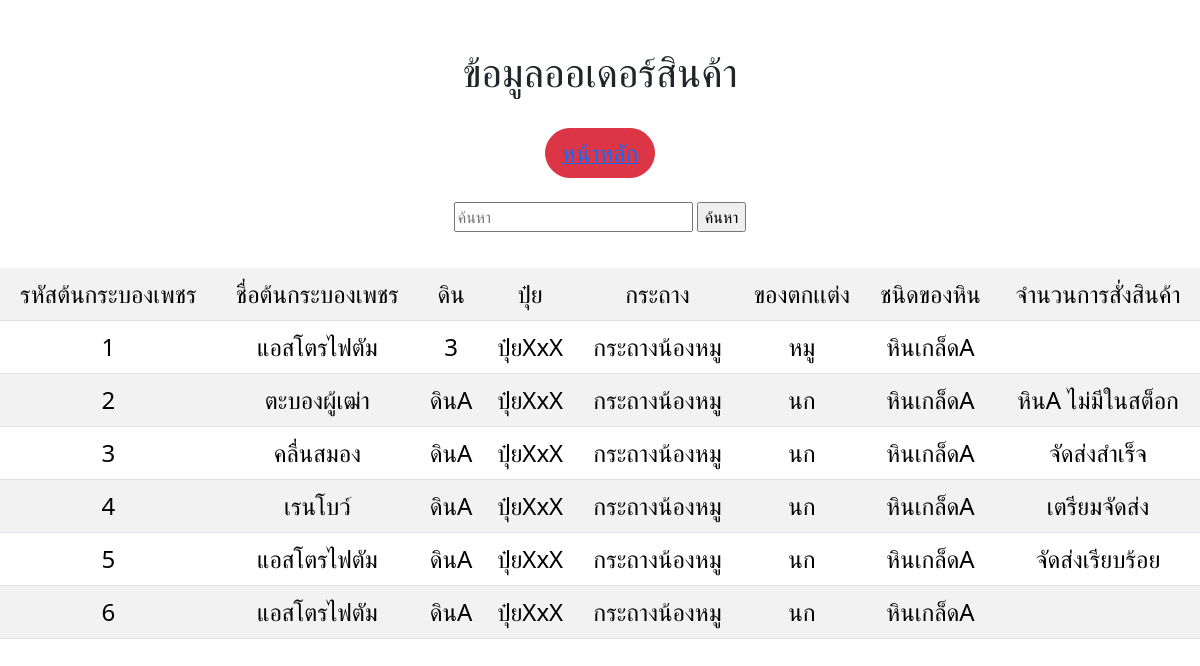
/customer.php, run on the app's committed database.
### tables this page shows
CREATE TABLE `cactus` (
  `cactus_species_id` int(11) NOT NULL,
  `cactus_species_name` varchar(50) NOT NULL,
  `ground_name` varchar(50) NOT NULL,
  `compost_name` varchar(100) NOT NULL,
  `plantpot_name` varchar(100) NOT NULL,
  `calydoll_name` varchar(100) NOT NULL,
  `stone_name` varchar(100) NOT NULL,
  `cactus_order` varchar(50) NOT NULL
);

### customer.php (the view, shortened to what this page needs)
<!DOCTYPE html>
<html>
<head>
    <link href="https://cdn.jsdelivr.net/npm/bootstrap@5.3.2/dist/css/bootstrap.min.css" rel="stylesheet">
    <link href="./css/styles.css" rel="stylesheet"/>
    <link href="./css/forn/styles.css" rel="stylesheet"/>
</head>
<body>
    <br><br>
    <center><h1>ข้อมูลออเดอร์สินค้า</h1></center>
    <br>
    <center>
    <button class="btn btn-danger rounded-pill px-3" type="button"><a href="index.php"><font size="5">หน้าหลัก</font></a></button>
    </center>
    <br>
    <center>
        <form id="form1" name="form1" method="POST" action="">
            <input type="text" name="search" placeholder="ค้นหา" autocomplete="off">
            <input type="submit" name="submit" value="ค้นหา">
        </form>
    </center>
    <font size="5">
<table class="table table-striped">
<?php
   include "./connect.php";
    $search = $_POST['search'];
    $sql = "SELECT cactus.* FROM cactus";
    $sql.= " WHERE cactus_species_name LIKE '%".$search."%'";
    $result = $dbconn->query($sql);
    if ($result->num_rows > 0)  {
        echo "<br>";
        echo "<tr bgcolor='#00C5FF'>";
        echo "<td >";
        echo "<center>รหัสต้นกระบองเพชร</center>";
        echo "</td>";
        echo "<td >";
        echo "<center>ชื่อต้นกระบองเพชร</center>";
        echo "</td>";
        echo "<td >";
        echo "<center>ดิน</center>";
        echo "</td>";
        echo "<td >";
        echo "<center>ปุ๋ย</center>";
        echo "</td>";
        echo "<td >";
        echo "<center>กระถาง</center>";
        echo "</td>";
        echo "<td >";
        echo "<center>ของตกเเต่ง</center>";
        echo "</td>";
        echo "<td >";
        echo "<center>ชนิดของหิน</center>";
        echo "</td>";
        echo "<td >";
        echo "<center>จำนวนการสั่งสินค้า</center>";
        echo "</td>";
        echo "</tr>";
        $i=0;
        while ($result_array = $result->fetch_assoc()) {
            $i++;
            if(($i%2)==1){
                echo "<tr bgcolor='#F5F5F5'>";
            }else{
                echo "<tr bgcolor='#D3D3D3'>";
            }
            echo "<td><center>".$result_array['cactus_species_id']."</center></td>";
            echo "<td><center>".$result_array['cactus_species_name']."</center></td>";
            echo "<td><center>".$result_array['ground_name']."</center></td>";
            echo "<td><center>".$result_array['compost_name']."</center></td>";
            echo "<td><center>".$result_array['plantpot_name']."</center></td>";
            echo "<td><center>".$result_array['calydoll_name']."</center></td>";
            echo "<td><center>".$result_array['stone_name']."</center></td>";
            echo "<td><center>".$result_array['cactus_order']."</center></td>";
            echo "</tr>";
        }
    }else{
        echo "<center>ไม่พบข้อมูล</center>";
    }
?>
</font>
</body>
</html>

### customer.php (style rules this page uses)
body { background-image: url('https://media.istockphoto.com/id/1633453104/th/%E0%B8%A3%E0%B8%B9%E0%B8%9B%E0%B8%96%E0%B9%88%E0%B8%B2%E0%B8%A2/cochal-cactus-stetsonia-cereus-cleistocactus.jpg?s=2048x2048&w=is&k=20&c=eWM8V-oVEUfJv_5dEBR3D_vsEMWrU3KwmF-Kw2XWoAU='); }

### data on the page
cactus: cactus_species_id "1", cactus_species_name "แอสโตรไฟตัม", ground_name "3", compost_name "ปุ๋ยXxX", plantpot_name "กระถางน้องหมู", calydoll_name "หมู", stone_name "หินเกล็ดA"
cactus: cactus_species_id "2", cactus_species_name "ตะบองผู้เฒ่า", ground_name "ดินA", compost_name "ปุ๋ยXxX", plantpot_name "กระถางน้องหมู", calydoll_name "นก", stone_name "หินเกล็ดA", cactus_order "หินA ไม่มีในสต็อก"
cactus: cactus_species_id "3", cactus_species_name "คลื่นสมอง", ground_name "ดินA", compost_name "ปุ๋ยXxX", plantpot_name "กระถางน้องหมู", calydoll_name "นก", stone_name "หินเกล็ดA", cactus_order "จัดส่งสำเร็จ"
cactus: cactus_species_id "4", cactus_species_name "เรนโบว์", ground_name "ดินA", compost_name "ปุ๋ยXxX", plantpot_name "กระถางน้องหมู", calydoll_name "นก", stone_name "หินเกล็ดA", cactus_order "เตรียมจัดส่ง"
cactus: cactus_species_id "5", cactus_species_name "แอสโตรไฟตัม", ground_name "ดินA", compost_name "ปุ๋ยXxX", plantpot_name "กระถางน้องหมู", calydoll_name "นก", stone_name "หินเกล็ดA", cactus_order "จัดส่งเรียบร้อย"
cactus: cactus_species_id "6", cactus_species_name "แอสโตรไฟตัม", ground_name "ดินA", compost_name "ปุ๋ยXxX", plantpot_name "กระถางน้องหมู", calydoll_name "นก", stone_name "หินเกล็ดA"
